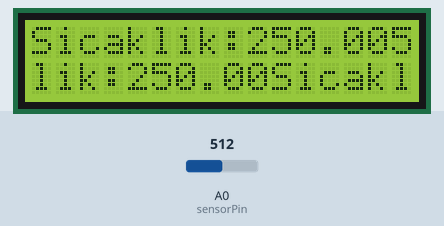
Recording of a sketch running on a simulated Arduino Uno, built with avr-gcc and run on an emulated ATmega328P. Parts: 16×2 character LCD. Inputs (shaded band) come from the test bench; at power-on: A0 (sensorPin) = 512.

Above: at 0.81 s.
1.3 s: A0 (sensorPin) set to 0
At 1.72 s:
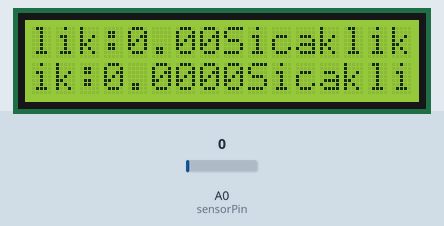
3.9 s: A0 (sensorPin) set to 122
At 4.12 s:
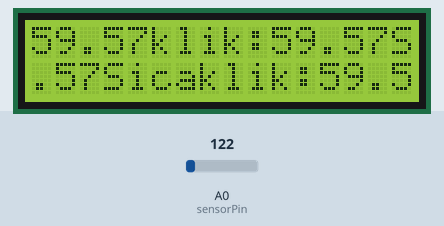
6.3 s: A0 (sensorPin) set to 306
At 6.53 s:
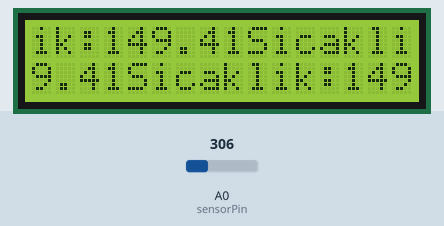
9.3 s: A0 (sensorPin) set to 511
At 9.54 s:
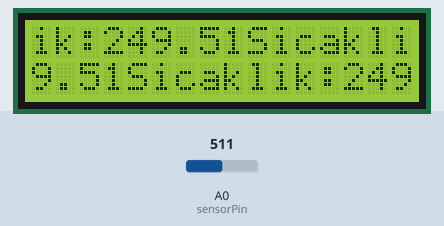
12.3 s: A0 (sensorPin) set to 0
At 12.56 s:
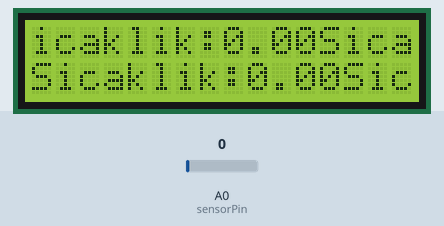
14.2 s: A0 (sensorPin) set to 716
At 14.36 s:
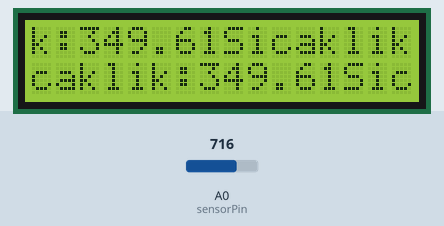

The sketch:

010LCDName.ino
```cpp
#include <LiquidCrystal.h>
int sensorPin=A0;
int sensorDeger=0;
float gerilim=0;
float sicaklik=0;

const int rs = 12, en = 11, d4 = 5, d5 = 4, d6 = 3, d7 = 2;
LiquidCrystal lcd(rs, en, d4, d5, d6, d7);

int position = 0;

void setup() {
  lcd.begin(16, 2);
  lcd.setCursor(0, 0);
}

void loop() {

 sensorDeger=analogRead(sensorPin);
 gerilim=(sensorDeger/1024.0) * 5000.0;
 sicaklik=gerilim/10.0;
 lcd.print("Sicaklik:");
  lcd.print(sicaklik);
}
```

Measured:
- after the input at 1.3 s, the display: changes after 0.27 s (image 1)
- after the input at 3.9 s, the display: changes after 0.08 s (image 2)
- after the input at 6.3 s, the display: changes after 0.08 s (image 3)
- after the input at 12.3 s, the display: changes after 0.11 s (image 5)
- after the input at 14.2 s, the display: changes at once (image 6)
